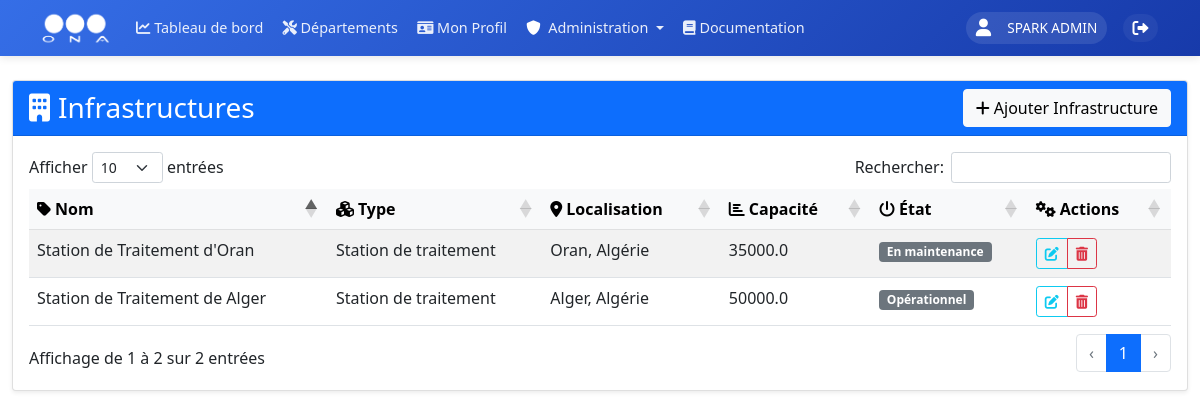
Before: /departements/infrastructures (signed in) with the older database file.
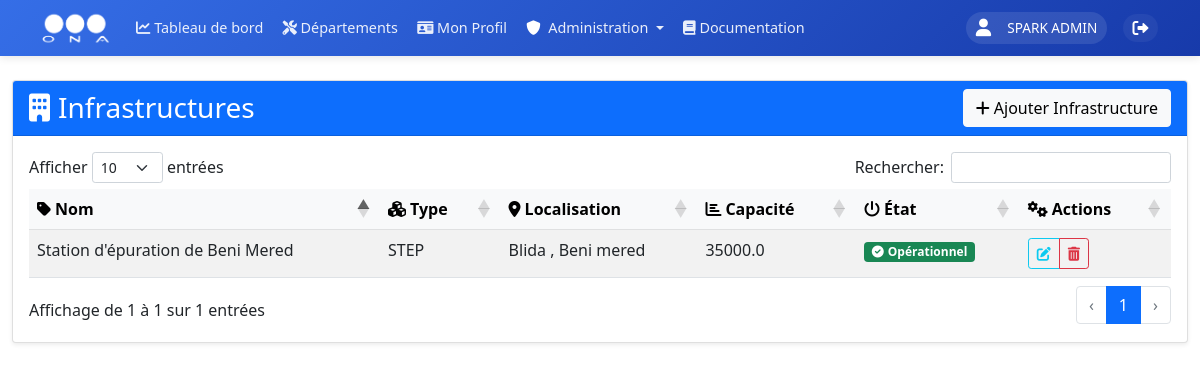
After: the same page with the newer database file.
### models.py (models this page shows, shortened)
class User(UserMixin, db.Model):
    __tablename__ = 'users'
    id = db.Column(db.Integer, primary_key=True)
    username = db.Column(db.String(80), unique=True, nullable=False, index=True)
    nickname = db.Column(db.String(80), index=True)
    email = db.Column(db.String(120), unique=True, nullable=True, index=True)
    password_hash = db.Column(db.String(128))
    role = db.Column(db.String(20), nullable=False, default=UserRole.UTILISATEUR, index=True)
    is_active = db.Column(db.Boolean, default=True, index=True)
    last_login = db.Column(db.DateTime, index=True)
    unit_id = db.Column(db.Integer, db.ForeignKey('units.id', ondelete='SET NULL'), nullable=True, index=True)
    zone_id = db.Column(db.Integer, db.ForeignKey('zones.id', ondelete='SET NULL'), nullable=True, index=True)
    created_at = db.Column(db.DateTime, default=datetime.utcnow, index=True)
    updated_at = db.Column(db.DateTime, default=datetime.utcnow, onupdate=datetime.utcnow, index=True)
    profile = db.relationship('UserProfile', backref='user', uselist=False, lazy=True, cascade='all, delete-orphan')
    incidents = db.relationship('Incident', backref='author', lazy=True)

class Infrastructure(db.Model):
    __tablename__ = 'infrastructures'
    id = db.Column(db.Integer, primary_key=True)
    nom = db.Column(db.String(200), nullable=False, index=True)
    type = db.Column(db.String(100), nullable=False, index=True)
    localisation = db.Column(db.String(200), nullable=False)
    capacite = db.Column(db.Float, nullable=False)
    etat = db.Column(db.String(50), nullable=False, default='Opérationnel', index=True)
    created_at = db.Column(db.DateTime, default=datetime.utcnow, index=True)
    updated_at = db.Column(db.DateTime, default=datetime.utcnow, onupdate=datetime.utcnow, index=True)

### routes/infrastructures.py (the view)
@infrastructures.route('/infrastructures', methods=['GET'])
@login_required
def list_infrastructures():
    try:
        infrastructures = Infrastructure.query.all()
        return render_template('departement/exploitation/infrastructures/infrastructures.html',
                               infrastructures=infrastructures)
    except SQLAlchemyError as e:
        db.session.rollback()
        logger.error(f"Error listing infrastructures: {str(e)}")
        return jsonify({'error': str(e)}), 500

### app.py (called while the page is built)
@login_manager.user_loader
def load_user(user_id):
    return db.session.get(User, int(user_id))

### templates/departement/exploitation/infrastructures/infrastructures.html (shortened to what this page needs)
{% extends "departement/exploitation.html" %}
{% block content %}
<div class="container-fluid mt-4">
    <div class="card shadow-sm">
        <div class="card-header bg-primary text-white d-flex justify-content-between align-items-center">
            <h3 class="card-title mb-0 d-flex align-items-center">
                <i class="fas fa-building me-2"></i>Infrastructures
            </h3>
            <button type="button" class="btn btn-light" data-bs-toggle="modal" data-bs-target="#infrastructureModal">
                <i class="fas fa-plus me-1"></i>Ajouter Infrastructure
            </button>
        </div>
        <div class="card-body">
            <table id="infrastructuresTable" class="table table-hover table-striped">
                <thead class="table-light">
                    <tr>
                        <th><i class="fas fa-tag me-1"></i>Nom</th>
                        <th><i class="fas fa-cubes me-1"></i>Type</th>
                        <th><i class="fas fa-map-marker-alt me-1"></i>Localisation</th>
                        <th><i class="fas fa-chart-bar me-1"></i>Capacité</th>
                        <th><i class="fas fa-power-off me-1"></i>État</th>
                        <th><i class="fas fa-cogs me-1"></i>Actions</th>
                    </tr>
                </thead>
                <tbody>
                    {% for infrastructure in infrastructures %}
                    <tr class="infrastructure-row" data-id="{{ infrastructure.id }}" style="cursor: pointer;">
                        <td>{{ infrastructure.nom }}</td>
                        <td>{{ infrastructure.type }}</td>
                        <td>{{ infrastructure.localisation }}</td>
                        <td>{{ infrastructure.capacite }}</td>
                        <td>
                            {% if infrastructure.etat == 'OPERATIONNEL' %}
                            <span class="badge bg-success"><i class="fas fa-check-circle me-1"></i>Opérationnel</span>
                            {% elif infrastructure.etat == 'MAINTENANCE' %}
                            <span class="badge bg-warning"><i class="fas fa-wrench me-1"></i>En maintenance</span>
                            {% elif infrastructure.etat == 'PANNE' %}
                            <span class="badge bg-danger"><i class="fas fa-exclamation-triangle me-1"></i>En panne</span>
                            {% else %}
                            <span class="badge bg-secondary">{{ infrastructure.etat }}</span>
                            {% endif %}
                        </td>
                        <td>
                            <div class="btn-group" role="group">
                                <button class="btn btn-sm btn-outline-info" title="Éditer">
                                    <i class="fas fa-edit"></i>
                                </button>
                                <button class="btn btn-sm btn-outline-danger delete-infrastructure" data-id="{{ infrastructure.id }}" title="Supprimer">
                                    <i class="fas fa-trash-alt"></i>
                                </button>
                            </div>
                        </td>
                    </tr>
                    {% endfor %}
                </tbody>
            </table>
        </div>
    </div>
</div>
{% endblock %}

### templates/departement/exploitation.html (shortened to what this page needs)
{% extends "base/base.html" %}

### templates/base/base.html (shortened to what this page needs)
<!DOCTYPE html>
<html lang="fr" dir="ltr">
<head>
    <link href="https://cdn.jsdelivr.net/npm/bootstrap@5.1.3/dist/css/bootstrap.min.css" rel="stylesheet">
    <link href="https://cdnjs.cloudflare.com/ajax/libs/font-awesome/6.0.0/css/all.min.css" rel="stylesheet">
    <link rel="stylesheet" href="https://unpkg.com/leaflet@1.9.4/dist/leaflet.css" />
    <link rel="stylesheet" href="https://cdn.datatables.net/1.11.5/css/dataTables.bootstrap5.min.css">
</head>
<body>
    <nav class="navbar navbar-expand-lg sticky-top">
        <div class="container">
            <a class="navbar-brand" href="{{ url_for('main_dashboard.dashboard') }}">
                <img src="{{ url_for('static', filename='images/ona_logo.png') }}" alt="ONA">
            </a>
            <div class="collapse navbar-collapse" id="navbarNav">
                <ul class="navbar-nav me-auto mb-2 mb-lg-0">
                    <li class="nav-item">
                        <a class="nav-link" href="{{ url_for('main_dashboard.dashboard') }}">
                            <i class="fas fa-chart-line"></i>
                            <span>Tableau de bord</span>
                        </a>
                    </li>
                    <li class="nav-item">
                        <a class="nav-link" href="{{ url_for('departements') }}">
                            <i class="fas fa-tools"></i>
                            <span>Départements</span>
                        </a>
                    </li>
                    {% if current_user.is_authenticated %}
                    <li class="nav-item">
                        <a class="nav-link" href="{{ url_for('profiles.view_profile') }}">
                            <i class="fas fa-id-card"></i>
                            <span>Mon Profil</span>
                        </a>
                    </li>
                    {% if current_user.role == 'Admin' %}
                    <li class="nav-item dropdown">
                        <a class="nav-link dropdown-toggle" href="#" id="adminDropdown" role="button" data-bs-toggle="dropdown">
                            <i class="fas fa-shield-alt text-white me-1"></i> Administration
                        </a>
                    </li>
                    {% endif %}
                    {% endif %}
                    <li class="nav-item">
                        <a class="nav-link {% if active_page == 'documentation' %}active{% endif %}" href="{{ url_for('documentation.view_documentation') }}">
                            <i class="fas fa-book"></i> Documentation
                        </a>
                    </li>
                </ul>
                <div class="user-section">
                    <div class="d-flex align-items-center">
                        {% if current_user.is_authenticated %}
                            <div class="user-info">
                                <i class="fas fa-user me-2"></i>
                                <span>
                                    {% if current_user.nickname %}
                                        {{ current_user.nickname }}
                                    {% else %}
                                        {{ current_user.username }}
                                    {% endif %}
                                </span>
                            </div>
                            <a href="{{ url_for('auth.logout') }}" class="logout-btn text-white text-decoration-none ms-2" title="Déconnexion">
                                <i class="fas fa-sign-out-alt"></i>
                            </a>
                        {% else %}
                            <a href="{{ url_for('auth.login') }}" class="btn btn-light">Connexion</a>
                        {% endif %}
                    </div>
                </div>
            </div>
        </div>
    </nav>
    {% block content %}{% endblock %}
</body>
</html>

### templates/base/base.html (style rules this page uses)
:root { --ona-primary: #356ee7; --ona-secondary: #173aaa; --ona-accent: #95C11F; --ona-dark: #2b2d42; --ona-light: #f8f9fa; --transition: all 0.3s ease-in-out; }
.navbar { background: linear-gradient(135deg, var(--ona-primary) 0%, var(--ona-secondary) 100%); box-shadow: 0 2px 8px rgba(0, 0, 0, 0.1); padding: 0.75rem 0; position: sticky; top: 0; z-index: 1000; height: 56px; }
.navbar-brand { display: flex; align-items: center; padding: 0; margin-right: 2rem; }
.navbar-brand img { height: 40px; width: auto; transition: var(--transition); filter: brightness(0) invert(1); }
.nav-link { color: rgba(255, 255, 255, 0.9) !important; padding: 0.5rem 1rem !important; border-radius: 50px; transition: var(--transition); font-weight: 500; }
.user-info { color: white; display: flex; align-items: center; gap: 0.5rem; padding: 0.5rem 1rem; border-radius: 50px; background: rgba(255, 255, 255, 0.1); margin-right: 1rem; }
.user-info i { font-size: 1.1rem; }
.logout-btn { color: rgba(255, 255, 255, 0.9); padding: 0.5rem 1rem; border-radius: 50px; text-decoration: none; transition: var(--transition); display: flex; align-items: center; gap: 0.5rem; background: rgba(255, 255, 255, 0.05); }
@media (max-width: 1366px) { .navbar { padding: 0.5rem 0; } }
@media (max-width: 1366px) { .navbar-brand img { height: 35px; } }
@media (max-width: 1366px) { .nav-link { padding: 0.4rem 0.8rem !important; font-size: 0.95rem; } }
@media (max-width: 1366px) { .user-info { padding: 0.4rem 0.8rem; font-size: 0.9rem; } }
@media (max-width: 1366px) { .logout-btn { padding: 0.4rem 0.8rem; } }
@media (max-width: 1200px) { .navbar-brand { margin-right: 1rem; } }
@media (max-width: 1200px) { .nav-link { padding: 0.35rem 0.6rem !important; font-size: 0.9rem; } }
@media (max-width: 1200px) { .user-info { padding: 0.35rem 0.6rem; font-size: 0.85rem; margin-right: 0.5rem; } }
@media (max-width: 1200px) { .logout-btn { padding: 0.35rem 0.6rem; } }
.container-fluid { padding-top: 0; margin-top: 0; }

Changed rows visible on the page:
removed Infrastructure: nom "Station de Traitement d'Oran", type "Station de traitement", localisation "Oran, Algérie", capacite "35000.0", etat "En maintenance"
changed Infrastructure: nom "Station de Traitement de Alger" → "Station d'épuration de Beni Mered"; type "Station de traitement" → "STEP"; localisation "Alger, Algérie" → "Blida , Beni mered"; capacite "50000.0" → "35000.0"; etat "Opérationnel" → (not shown); now shows "Opérationnel"
Other visible differences:
text written by a page script: "Afficher entrées Rechercher: Affichage de 1 à 2 sur 2 entrées ‹ 1 ›" → "Afficher entrées Rechercher: Affichage de 1 à 1 sur 1 entrées ‹ 1 ›"
